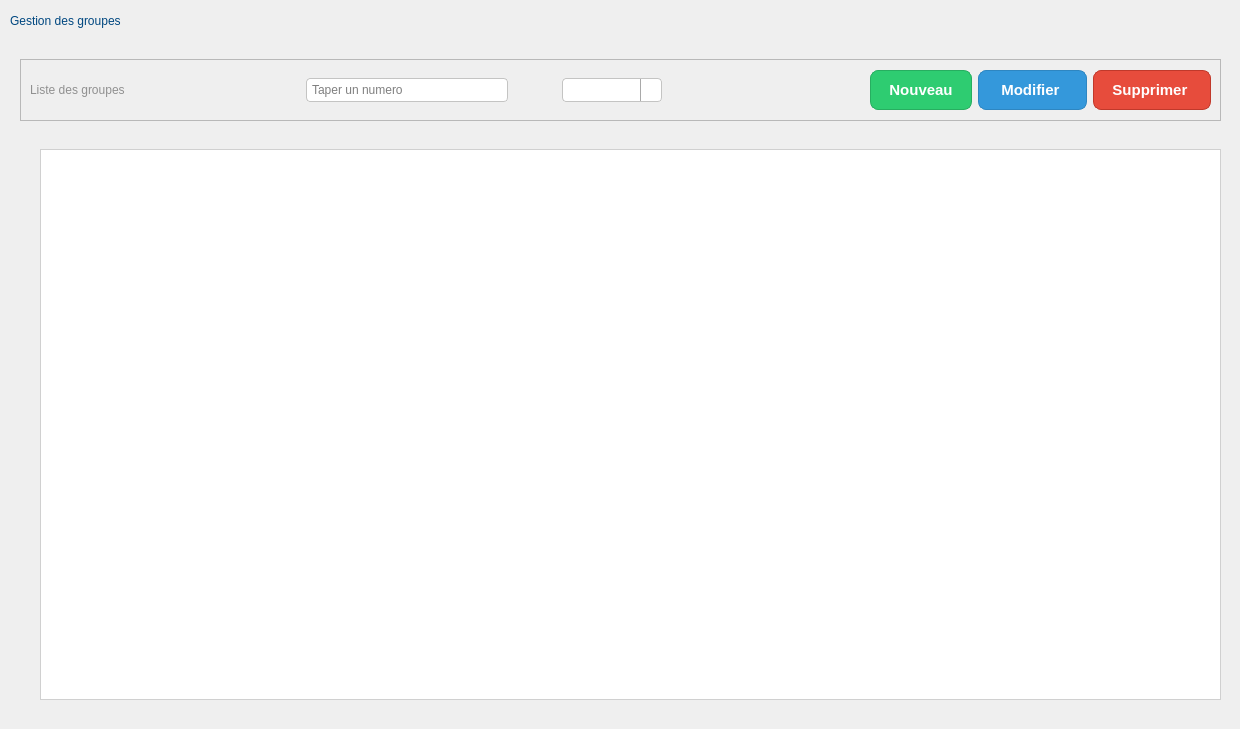
         <widget class="QWidget" name="groupes_page">
          <widget class="QLabel" name="lbl_titre_groupes">
           <property name="geometry">
            <rect>
             <x>10</x>
             <y>0</y>
             <width>321</width>
             <height>41</height>
            </rect>
           </property>
           <property name="styleSheet">
            <string notr="true">    color: #004780;
font: bold 18pt &quot;Segoe UI&quot;;</string>
           </property>
           <property name="text">
            <string>Gestion des groupes</string>
           </property>
          </widget>
          <widget class="QWidget" name="widget_groupes" native="true">
           <property name="geometry">
            <rect>
             <x>10</x>
             <y>49</y>
             <width>1221</width>
             <height>671</height>
            </rect>
           </property>
           <widget class="QFrame" name="frame_groupes">
            <property name="geometry">
             <rect>
              <x>10</x>
              <y>10</y>
              <width>1201</width>
              <height>62</height>
             </rect>
            </property>
            <property name="styleSheet">
             <string notr="true">QLineEdit {
    /* Marge interne pour le texte et l'icône de la loupe */
    padding: 3px; 
    /* Bordure légèrement arrondie */
    border: 1px solid #C4C4C3;
    border-radius: 4px; 
}
QComboBox {
    /* Marge interne pour le texte */
    padding: 3px; 
    /* Bordure légèrement arrondie */
    border: 1px solid #C4C4C3;
    border-radius: 4px; 
}
QComboBox::drop-down {
    /* Rendre la flèche de la liste déroulante plus discrète */
    subcontrol-origin: padding;
    subcontrol-position: top right;
    width: 20px;

    border-left-width: 1px;
    border-left-color: darkgray;
    border-left-style: solid; 
    border-top-right-radius: 3px;
    border-bottom-right-radius: 3px;
}</string>
            </property>
            <property name="frameShape">
             <enum>QFrame::Shape::StyledPanel</enum>
            </property>
            <property name="frameShadow">
             <enum>QFrame::Shadow::Raised</enum>
            </property>
            <layout class="QHBoxLayout" name="horizontalLayout_14">
             <item>
              <widget class="QLabel" name="liste_groupes">
               <property name="styleSheet">
                <string notr="true">color:rgb(144, 144, 144);
font: bold 13pt &quot;Segoe UI&quot;;</string>
               </property>
               <property name="text">
                <string>Liste des groupes</string>
               </property>
              </widget>
             </item>
             <item>
              <spacer name="horizontalSpacer_9">
               <property name="orientation">
                <enum>Qt::Orientation::Horizontal</enum>
               </property>
               <property name="sizeType">
                <enum>QSizePolicy::Policy::Maximum</enum>
               </property>
               <property name="sizeHint" stdset="0">
                <size>
                 <width>175</width>
                 <height>20</height>
                </size>
               </property>
              </spacer>
             </item>
             <item>
              <widget class="QLineEdit" name="recherche_groupes">
               <property name="placeholderText">
                <string>Taper un numero</string>
               </property>
               <property name="clearButtonEnabled">
                <bool>true</bool>
               </property>
              </widget>
             </item>
             <item>
              <spacer name="horizontalSpacer_10">
               <property name="orientation">
                <enum>Qt::Orientation::Horizontal</enum>
               </property>
               <property name="sizeType">
                <enum>QSizePolicy::Policy::Maximum</enum>
               </property>
               <property name="sizeHint" stdset="0">
                <size>
                 <width>48</width>
                 <height>20</height>
                </size>
               </property>
              </spacer>
             </item>
             <item>
              <layout class="QHBoxLayout" name="horizontalLayout_15">
               <item>
                <widget class="QComboBox" name="filtre_encadreur">
                 <property name="minimumSize">
                  <size>
                   <width>100</width>
                   <height>0</height>
                  </size>
                 </property>
                </widget>
               </item>
              </layout>
             </item>
             <item>
              <spacer name="horizontalSpacer_11">
               <property name="orientation">
                <enum>Qt::Orientation::Horizontal</enum>
               </property>
               <property name="sizeType">
                <enum>QSizePolicy::Policy::Expanding</enum>
               </property>
               <property name="sizeHint" stdset="0">
                <size>
                 <width>40</width>
                 <height>20</height>
                </size>
               </property>
              </spacer>
             </item>
             <item>
              <widget class="QPushButton" name="btn_add_groupes">
               <property name="styleSheet">
                <string notr="true">QPushButton {
    background-color: #2ecc71;
    color: white;
    font-size: 15px;
    font-weight: bold;
    padding: 10px 18px;
    border-radius: 8px;
    border: 1px solid #27ae60;
}

QPushButton:hover {
    background-color: #27ae60;
}

QPushButton:pressed {
    background-color: #1e8449;
}
</string>
               </property>
               <property name="text">
                <string>Nouveau</string>
               </property>
               <property name="checkable">
                <bool>true</bool>
               </property>
              </widget>
             </item>
             <item>
              <widget class="QPushButton" name="btn_modifier_groupes">
               <property name="styleSheet">
                <string notr="true">QPushButton {
    background-color: #3498db;
    color: white;
    font-size: 15px;
    font-weight: bold;
    padding: 10px 18px;
    border-radius: 8px;
    border: 1px solid #2e86c1;
}

QPushButton:hover {
    background-color: #2e86c1;
}

QPushButton:pressed {
    background-color: #21618c;
}
</string>
               </property>
               <property name="text">
                <string> Modifier  </string>
               </property>
              </widget>
             </item>
             <item>
              <widget class="QPushButton" name="btn_supprimer_groupes">
               <property name="styleSheet">
                <string notr="true">QPushButton {
    background-color: #e74c3c;
    color: white;
    font-size: 15px;
    font-weight: bold;
    padding: 10px 18px;
    border-radius: 8px;
    border: 1px solid #c0392b;
}

QPushButton:hover {
    background-color: #c0392b;
}

QPushButton:pressed {
    background-color: #922b21;
}
</string>
               </property>
               <property name="text">
                <string>Supprimer </string>
               </property>
              </widget>
             </item>
            </layout>
           </widget>
           <widget class="QTableView" name="table_groupes">
            <property name="geometry">
             <rect>
              <x>30</x>
              <y>100</y>
              <width>1181</width>
              <height>551</height>
             </rect>
            </property>
            <property name="styleSheet">
             <string notr="true">QTableView {
    gridline-color: transparent; /* Enlève les lignes de grille */
    border: 1px solid #d0d0d0;
    background-color: #ffffff;
    alternate-background-color: #fafafa;
    outline: 0; /* Enlève le focus rectangle */
}

QTableView QHeaderView::section {
    text-align: center; 
    font-weight: bold;
    color: #404040; 
    background-color: #ffffff;
    padding: 8px;
    border: 1px solid #d0d0d0;
    border-bottom: 2px solid #d0d0d0; /* Garde juste la bordure basse pour l'en-tête */
}

QTableView::item {
    border: none; /* Supprime toutes les bordures des items */
    padding: 8px;
    background-color: #ffffff;
}

/* Pour les lignes alternées */
QTableView::item:alternate {
    background-color: #fafafa;
}

/* Sélection */
QTableView::item:selected {
    background-color: #3498db;
    color: white;
}

/* Scrollbar pour rester cohérent */
QScrollBar:vertical {
    background-color: #ffffff;
    width: 12px;
}

QScrollBar::handle:vertical {
    background-color: #e0e0e0;
    border-radius: 6px;
}</string>
            </property>
            <property name="frameShape">
             <enum>QFrame::Shape::NoFrame</enum>
            </property>
            <property name="alternatingRowColors">
             <bool>true</bool>
            </property>
            <property name="selectionMode">
             <enum>QAbstractItemView::SelectionMode::SingleSelection</enum>
            </property>
            <property name="showGrid">
             <bool>true</bool>
            </property>
            <attribute name="horizontalHeaderStretchLastSection">
             <bool>true</bool>
            </attribute>
            <attribute name="verticalHeaderVisible">
             <bool>false</bool>
            </attribute>
           </widget>
          </widget>
         </widget>
